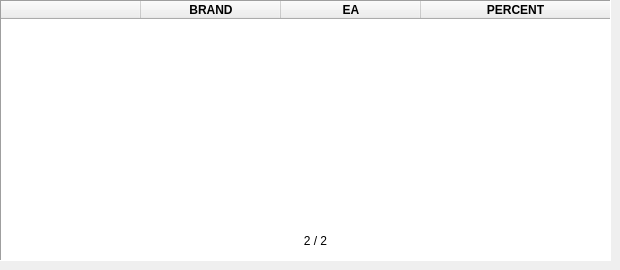
         <widget class="QWidget" name="tab_9">
          <attribute name="title">
           <string>수입차</string>
          </attribute>
          <widget class="QTableWidget" name="tableWidget_4">
           <property name="geometry">
            <rect>
             <x>0</x>
             <y>0</y>
             <width>611</width>
             <height>261</height>
            </rect>
           </property>
           <property name="font">
            <font>
             <bold>false</bold>
            </font>
           </property>
           <property name="frameShape">
            <enum>QFrame::Panel</enum>
           </property>
           <property name="frameShadow">
            <enum>QFrame::Sunken</enum>
           </property>
           <property name="horizontalScrollBarPolicy">
            <enum>Qt::ScrollBarAlwaysOff</enum>
           </property>
           <property name="editTriggers">
            <set>QAbstractItemView::EditKeyPressed</set>
           </property>
           <property name="selectionMode">
            <enum>QAbstractItemView::ExtendedSelection</enum>
           </property>
           <property name="iconSize">
            <size>
             <width>30</width>
             <height>30</height>
            </size>
           </property>
           <attribute name="horizontalHeaderDefaultSectionSize">
            <number>140</number>
           </attribute>
           <attribute name="horizontalHeaderStretchLastSection">
            <bool>true</bool>
           </attribute>
           <column>
            <property name="text">
             <string/>
            </property>
           </column>
           <column>
            <property name="text">
             <string>BRAND</string>
            </property>
            <property name="font">
             <font>
              <bold>true</bold>
             </font>
            </property>
           </column>
           <column>
            <property name="text">
             <string>EA</string>
            </property>
            <property name="font">
             <font>
              <bold>true</bold>
             </font>
            </property>
           </column>
           <column>
            <property name="text">
             <string>PERCENT</string>
            </property>
            <property name="font">
             <font>
              <bold>true</bold>
             </font>
            </property>
           </column>
          </widget>
          <widget class="QLabel" name="label_98">
           <property name="geometry">
            <rect>
             <x>280</x>
             <y>220</y>
             <width>71</width>
             <height>41</height>
            </rect>
           </property>
           <property name="text">
            <string>2 / 2</string>
           </property>
           <property name="alignment">
            <set>Qt::AlignCenter</set>
           </property>
          </widget>
          <widget class="QPushButton" name="pushButton_95">
           <property name="geometry">
            <rect>
             <x>250</x>
             <y>225</y>
             <width>31</width>
             <height>31</height>
            </rect>
           </property>
           <property name="cursor">
            <cursorShape>PointingHandCursor</cursorShape>
           </property>
           <property name="text">
            <string/>
           </property>
           <property name="icon">
            <iconset>
             <normaloff>../../Desktop/Important/다나와_프로젝트/사진/left.png</normaloff>../../Desktop/Important/다나와_프로젝트/사진/left.png</iconset>
           </property>
           <property name="iconSize">
            <size>
             <width>35</width>
             <height>35</height>
            </size>
           </property>
           <property name="flat">
            <bool>true</bool>
           </property>
          </widget>
          <widget class="QPushButton" name="pushButton_96">
           <property name="geometry">
            <rect>
             <x>350</x>
             <y>225</y>
             <width>31</width>
             <height>31</height>
            </rect>
           </property>
           <property name="text">
            <string/>
           </property>
           <property name="icon">
            <iconset>
             <normaloff>../../Desktop/Important/다나와_프로젝트/사진/right.png</normaloff>../../Desktop/Important/다나와_프로젝트/사진/right.png</iconset>
           </property>
           <property name="iconSize">
            <size>
             <width>35</width>
             <height>35</height>
            </size>
           </property>
           <property name="flat">
            <bool>true</bool>
           </property>
          </widget>
         </widget>
